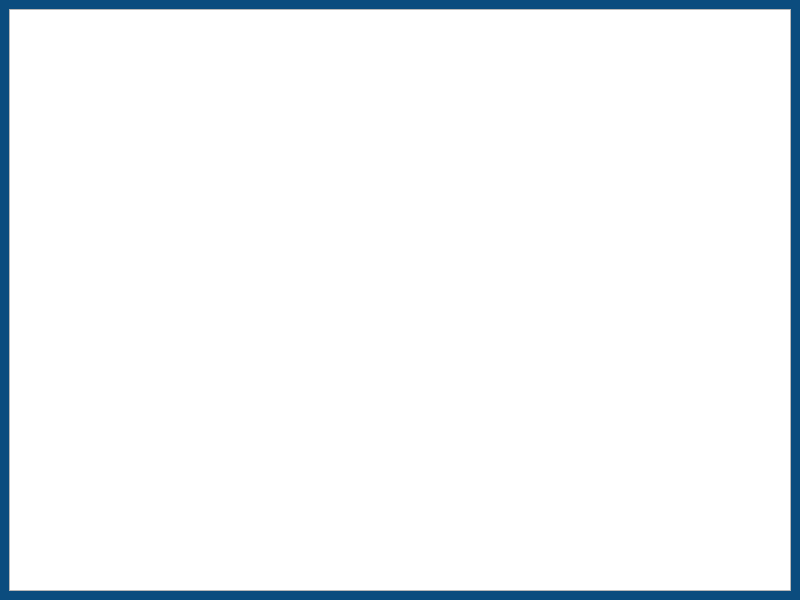
<?xml version="1.0" encoding="UTF-8"?>
<ui version="4.0">
 <class>MainWindow</class>
 <widget class="QMainWindow" name="MainWindow">
  <property name="geometry">
   <rect>
    <x>0</x>
    <y>0</y>
    <width>800</width>
    <height>600</height>
   </rect>
  </property>
  <property name="sizePolicy">
   <sizepolicy hsizetype="Fixed" vsizetype="Fixed">
    <horstretch>0</horstretch>
    <verstretch>0</verstretch>
   </sizepolicy>
  </property>
  <property name="minimumSize">
   <size>
    <width>800</width>
    <height>600</height>
   </size>
  </property>
  <property name="maximumSize">
   <size>
    <width>800</width>
    <height>600</height>
   </size>
  </property>
  <property name="windowTitle">
   <string>MainWindow</string>
  </property>
  <property name="styleSheet">
   <string notr="true">QLineEdit {
	padding: 5px 10px;
	background-color: white;
	font-size: 10px;
	border: none;
	border-bottom: 1px solid black;
	border-radius: 10px;
}

QPushButton {
	background-color: #012a4a;
	color : white;
    border-radius: 10px;
	min-height: 25px;
	min-width: 15px;
	padding: 5px 7px;
}

QPushButton:hover {
	background-color: #fb8b24;
}
QComboBox {
	border-radius: 5px;
	border: none;
}
#centralwidget{
	background-color :#0b4c7e;
}
</string>
  </property>
  <widget class="QWidget" name="centralwidget">
   <layout class="QVBoxLayout" name="verticalLayout">
    <item>
     <widget class="QTableWidget" name="tableWidget"/>
    </item>
   </layout>
  </widget>
 </widget>
 <resources/>
 <connections/>
</ui>
